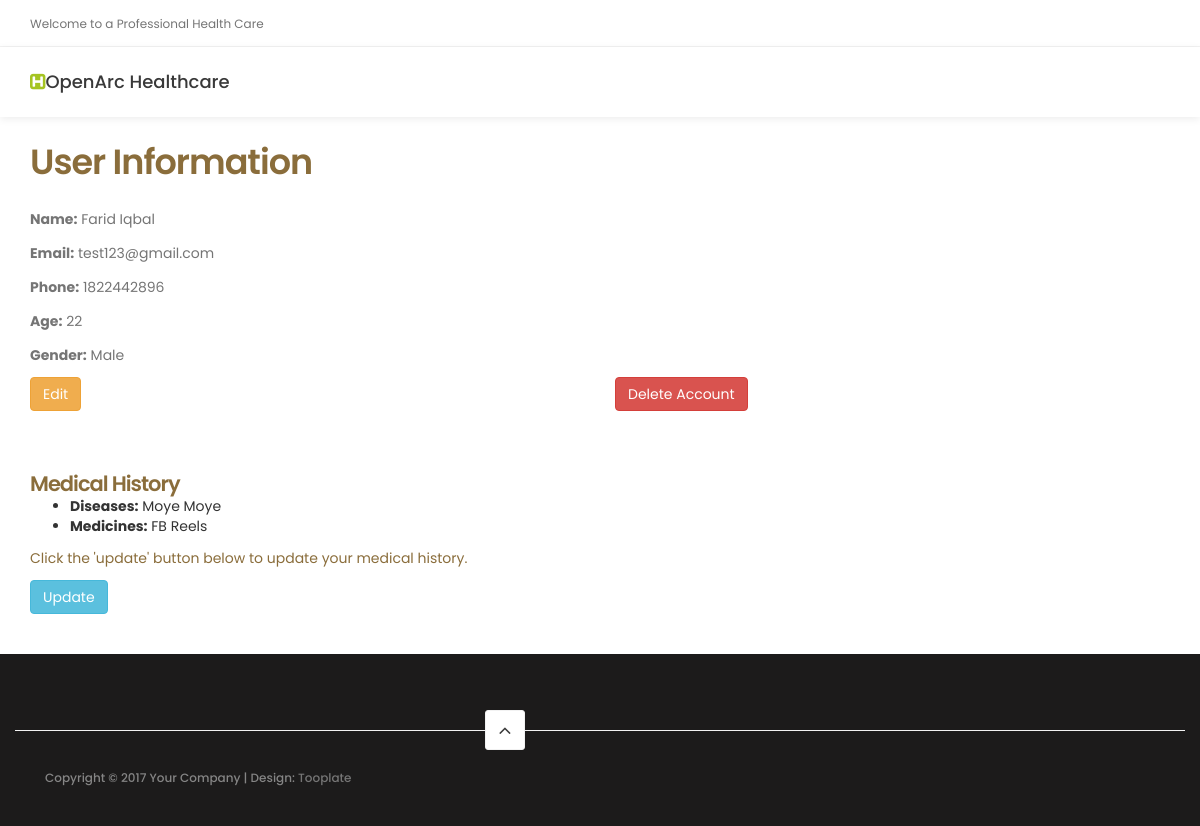
/profile/ (signed in), run on the app's committed database.
### website/models.py (models this page shows, shortened)
class Patient(AbstractUser):
    username = models.CharField(max_length=150, primary_key=True)
    email = models.EmailField(unique=True)
    phone = models.IntegerField(null=True)
    age = models.PositiveIntegerField(null=True)
    name = models.CharField(max_length=100)
    gender = models.CharField(max_length=10)
    evaluated_hospitals = models.ManyToManyField(Hospital, through='PatientHospitalEvaluation', related_name='evaluated_by_patients')

class MedicalHistory(models.Model):
    record_id = models.AutoField(primary_key=True)
    patient = models.ForeignKey(Patient, on_delete=models.CASCADE)
    class Meta:
        unique_together = ['record_id', 'patient']

class Disease(models.Model):
    medical_history = models.ForeignKey(MedicalHistory, on_delete=models.CASCADE)
    disease_name = models.CharField(max_length=100)
    def __str__(self):
        return self.disease_name

class Medicine(models.Model):
    medical_history = models.ForeignKey(MedicalHistory, on_delete=models.CASCADE)
    medicine_name = models.CharField(max_length=100)
    def __str__(self):
        return self.medicine_name

### website/views.py (the view)
# urls.py: path('profile/', views.profile_view, name='profile'),
def profile_view(request):
    user = request.user
    patient = Patient.objects.get(username=user.username)
    medical_history = MedicalHistory.objects.filter(patient=user).first()
    context = {
        'patient': patient,
        'medical_history': medical_history,
    }
    return render(request, 'profile.html', context)

### website/templates/profile.html (shortened to what this page needs)
{% extends 'base.html' %}
{% block content %}
<div class="container mt-4">
  <div class="card border-0 shadow-lg p-4">
    <div class="patient-info mt-3">
      <h2 class="text-warning">User Information</h2>
      <p><strong>Name:</strong> {{ patient.name }}</p>
      <p><strong>Email:</strong> {{ patient.email }}</p>
      <p><strong>Phone:</strong> {{ patient.phone }}</p>
      <p><strong>Age:</strong> {{ patient.age }}</p>
      <p><strong>Gender:</strong> {{ patient.gender }}</p>
    </div>
    <div class="row mt-4">
      <div class="col-md-6">
        <form method="post" action="{% url 'edit' %}" class="card p-3">
          <button type="Submit" class="btn btn-warning">Edit</button>
        </form>
      </div>
      <div class="col-md-6">
        <a href="{% url 'delete_account' %}" class="btn btn-danger">Delete Account</a>
      </div>
    </div>
    <br><br>
    {% if medical_history %}
      <div class="medical-history mt-3">
        <h3 class="text-warning">Medical History</h3>
        <ul>
          {% if medical_history.disease_set.all %}
            <li>
              <strong>Diseases:</strong>
              {{ medical_history.disease_set.all|join:', ' }}
            </li>
          {% endif %}
          {% if medical_history.medicine_set.all %}
            <li>
              <strong>Medicines:</strong>
              {{ medical_history.medicine_set.all|join:', ' }}
            </li>
          {% endif %}
        </ul>
      </div>
    {% else %}
      <div class="no-history mt-3">
        <p>No medical history added. <a href="{% url 'update_medical_history' %}" class="btn btn-warning">Update it</a></p>
      </div>
    {% endif %}
    <div class="mt-4">
      <p class="text-warning">Click the 'update' button below to update your medical history.</p>
      <a href="{% url 'update_medical_history' %}" class="btn btn-info">Update</a>
    </div>
    <br><br>
  </div>
</div>
{% endblock %}

### static/css/tooplate-style.css (style rules this page uses)
body { background: #ffffff; font-family: 'Poppins', sans-serif; overflow-x: hidden; }
h1,h2,h3,h4,h5,h6 { font-weight: 600; line-height: inherit; }
h1,h2,h3,h4 { letter-spacing: -1px; }
h2 { color: #272727; font-size: 3em; padding-bottom: 10px; }
h3 { font-size: 1.8em; line-height: 1.2em; margin-bottom: 0; }
p { color: #757575; font-size: 14px; font-weight: normal; line-height: 24px; }
html { -webkit-font-smoothing: antialiased; }
a { color: #252525; -webkit-transition: 0.5s; transition: 0.5s; text-decoration: none !important; }
@media only screen and (max-width: 1200px) { h2 { font-size: 2.5em; } }
@media only screen and (max-width: 1200px) { h3 { font-size: 1.5em; } }

### website/templates/base.html (style rules this page uses)
body { display: flex; flex-direction: column; min-height: 100vh; margin: 0; }

### data on the page
Patient: name "Farid Iqbal", email "test123@gmail.com", phone "1822442896", age "22", gender "Male"
MedicalHistory: disease_set.all "Moye Moye", medicine_set.all "FB Reels"
